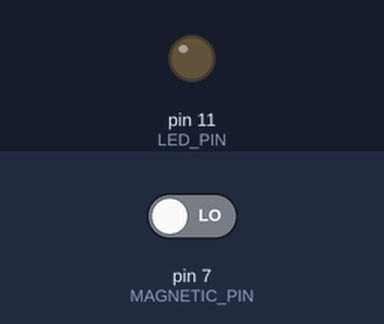
Simulated run of this sketch. Board: Arduino Uno, built with avr-gcc and run on an emulated ATmega328P. On the bench: output pins drawn as LEDs (lit = HIGH). The test bench sets the inputs (shaded band); at power-on: pin 7 (MAGNETIC_PIN) LOW.

Above: at 1.2 s.
1.3 s: pin 7 (MAGNETIC_PIN) driven HIGH
At 2.5 s:
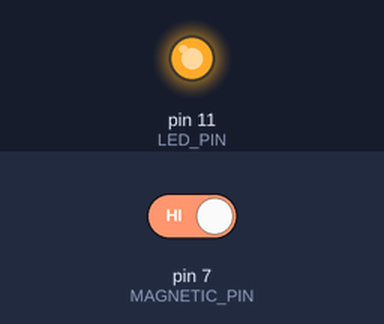
2.8 s: pin 7 (MAGNETIC_PIN) driven LOW
At 3.8 s:
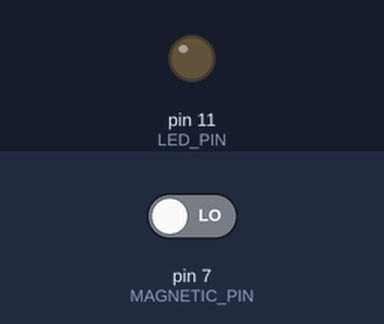
Timing chart, 0 to 5.8 s (numbered marks = the images above; inputs shaded):
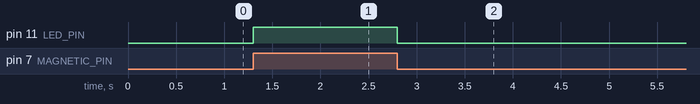

Measured:
- after the input at 1.3 s, pin 11 (LED_PIN): LOW → HIGH at once
- after the input at 2.8 s, pin 11 (LED_PIN): HIGH → LOW at once

The sketch:

ch04_magnetic.ino
```cpp
#define LED_PIN 11
#define MAGNETIC_PIN 7 // 磁力感測器連接腳位

void setup() {
  pinMode(LED_PIN, OUTPUT);
  pinMode(MAGNETIC_PIN, INPUT);
}
void loop() {
  boolean s = digitalRead(MAGNETIC_PIN);
  digitalWrite(LED_PIN, s);
}
```
